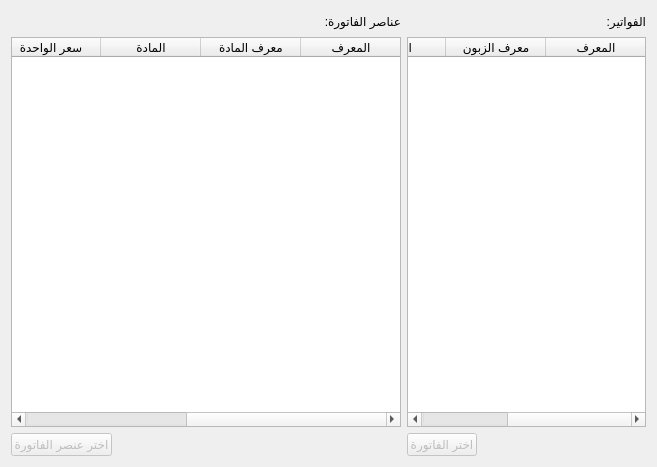
<?xml version="1.0" encoding="UTF-8"?>
<ui version="4.0">
 <class>InvoicePicker</class>
 <widget class="QDialog" name="InvoicePicker">
  <property name="geometry">
   <rect>
    <x>0</x>
    <y>0</y>
    <width>657</width>
    <height>467</height>
   </rect>
  </property>
  <property name="windowTitle">
   <string>Dialog</string>
  </property>
  <property name="layoutDirection">
   <enum>Qt::RightToLeft</enum>
  </property>
  <layout class="QGridLayout" name="gridLayout">
   <item row="0" column="0">
    <widget class="QLabel" name="label">
     <property name="text">
      <string>الفواتير:</string>
     </property>
    </widget>
   </item>
   <item row="0" column="1" colspan="2">
    <spacer name="horizontalSpacer_2">
     <property name="orientation">
      <enum>Qt::Horizontal</enum>
     </property>
     <property name="sizeHint" stdset="0">
      <size>
       <width>146</width>
       <height>20</height>
      </size>
     </property>
    </spacer>
   </item>
   <item row="0" column="3">
    <widget class="QLabel" name="label_2">
     <property name="text">
      <string>عناصر الفاتورة:</string>
     </property>
    </widget>
   </item>
   <item row="0" column="4" colspan="2">
    <spacer name="horizontalSpacer">
     <property name="orientation">
      <enum>Qt::Horizontal</enum>
     </property>
     <property name="sizeHint" stdset="0">
      <size>
       <width>306</width>
       <height>20</height>
      </size>
     </property>
    </spacer>
   </item>
   <item row="1" column="0" colspan="3">
    <widget class="QTableWidget" name="invoices_table">
     <property name="alternatingRowColors">
      <bool>true</bool>
     </property>
     <property name="selectionMode">
      <enum>QAbstractItemView::SingleSelection</enum>
     </property>
     <property name="selectionBehavior">
      <enum>QAbstractItemView::SelectRows</enum>
     </property>
     <property name="verticalScrollMode">
      <enum>QAbstractItemView::ScrollPerPixel</enum>
     </property>
     <property name="horizontalScrollMode">
      <enum>QAbstractItemView::ScrollPerPixel</enum>
     </property>
     <attribute name="horizontalHeaderVisible">
      <bool>true</bool>
     </attribute>
     <attribute name="horizontalHeaderHighlightSections">
      <bool>true</bool>
     </attribute>
     <attribute name="horizontalHeaderStretchLastSection">
      <bool>true</bool>
     </attribute>
     <attribute name="verticalHeaderVisible">
      <bool>false</bool>
     </attribute>
     <column>
      <property name="text">
       <string>المعرف</string>
      </property>
     </column>
     <column>
      <property name="text">
       <string>معرف الزبون</string>
      </property>
     </column>
     <column>
      <property name="text">
       <string>الزبون</string>
      </property>
     </column>
     <column>
      <property name="text">
       <string>التاريخ</string>
      </property>
     </column>
    </widget>
   </item>
   <item row="1" column="3" colspan="3">
    <widget class="QTableWidget" name="invoice_items_table">
     <property name="alternatingRowColors">
      <bool>true</bool>
     </property>
     <property name="selectionMode">
      <enum>QAbstractItemView::SingleSelection</enum>
     </property>
     <property name="selectionBehavior">
      <enum>QAbstractItemView::SelectRows</enum>
     </property>
     <property name="verticalScrollMode">
      <enum>QAbstractItemView::ScrollPerPixel</enum>
     </property>
     <property name="horizontalScrollMode">
      <enum>QAbstractItemView::ScrollPerPixel</enum>
     </property>
     <attribute name="horizontalHeaderVisible">
      <bool>true</bool>
     </attribute>
     <attribute name="horizontalHeaderHighlightSections">
      <bool>true</bool>
     </attribute>
     <attribute name="horizontalHeaderStretchLastSection">
      <bool>true</bool>
     </attribute>
     <attribute name="verticalHeaderVisible">
      <bool>false</bool>
     </attribute>
     <column>
      <property name="text">
       <string>المعرف</string>
      </property>
     </column>
     <column>
      <property name="text">
       <string>معرف المادة</string>
      </property>
     </column>
     <column>
      <property name="text">
       <string>المادة</string>
      </property>
     </column>
     <column>
      <property name="text">
       <string>سعر الواحدة</string>
      </property>
     </column>
     <column>
      <property name="text">
       <string>الكمية 1</string>
      </property>
     </column>
     <column>
      <property name="text">
       <string>معرف الواحدة 1</string>
      </property>
     </column>
     <column>
      <property name="text">
       <string>الواحدة 1</string>
      </property>
     </column>
    </widget>
   </item>
   <item row="2" column="0" colspan="2">
    <spacer name="horizontalSpacer_4">
     <property name="orientation">
      <enum>Qt::Horizontal</enum>
     </property>
     <property name="sizeHint" stdset="0">
      <size>
       <width>149</width>
       <height>20</height>
      </size>
     </property>
    </spacer>
   </item>
   <item row="2" column="2">
    <widget class="QPushButton" name="pick_invoice_btn">
     <property name="enabled">
      <bool>false</bool>
     </property>
     <property name="minimumSize">
      <size>
       <width>70</width>
       <height>0</height>
      </size>
     </property>
     <property name="maximumSize">
      <size>
       <width>70</width>
       <height>16777215</height>
      </size>
     </property>
     <property name="text">
      <string>اختر الفاتورة</string>
     </property>
    </widget>
   </item>
   <item row="2" column="3" colspan="2">
    <spacer name="horizontalSpacer_3">
     <property name="orientation">
      <enum>Qt::Horizontal</enum>
     </property>
     <property name="sizeHint" stdset="0">
      <size>
       <width>300</width>
       <height>20</height>
      </size>
     </property>
    </spacer>
   </item>
   <item row="2" column="5">
    <widget class="QPushButton" name="pick_invoice_item_btn">
     <property name="enabled">
      <bool>false</bool>
     </property>
     <property name="minimumSize">
      <size>
       <width>70</width>
       <height>0</height>
      </size>
     </property>
     <property name="maximumSize">
      <size>
       <width>110</width>
       <height>16777215</height>
      </size>
     </property>
     <property name="text">
      <string>اختر عنصر الفاتورة</string>
     </property>
    </widget>
   </item>
  </layout>
 </widget>
 <resources/>
 <connections/>
</ui>
